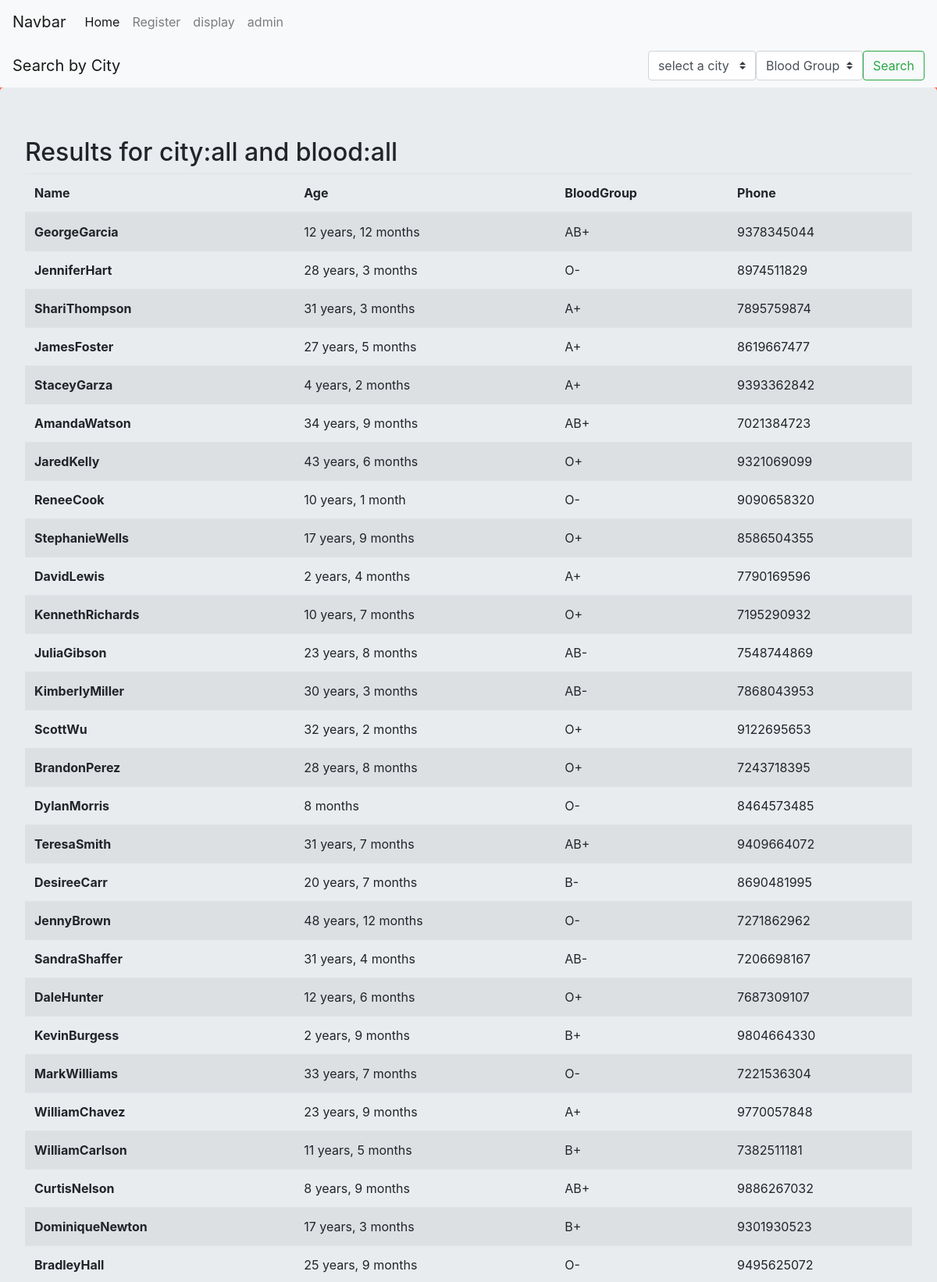
The app's page /display/ (upper part) with its own data.
### Binfo/models.py (models this page shows)
class Blood(models.Model):
    First_Name=models.CharField(max_length=30)
    Last_Name=models.CharField(max_length=30)
    DOB=models.DateField()
    BloodGroup=models.CharField(max_length=5)
    Phone=models.CharField(max_length=10)
    City=models.CharField(max_length=30)

### Binfo/views.py (the view, shortened to what this page needs)
# urls.py: path('display/',views.display),
def display(request):
    c=Blood.objects.all()
    data=[]
    for i in c:
        data.append(i.City)
    data=set(data)
    data=list(data)
    city='city:all'
    bg='blood:all'
    return render(request,'display.html',context={'data':data,'c':c,'city':city,'bgg':bg})

### templates/display.html (shortened to what this page needs)
<!DOCTYPE html>
{% extends 'base.html'%}
{% block body_block %}
<nav class="navbar navbar-light bg-light">
  <a class="navbar-brand">Search by City</a>
  <form class="form-inline" method='post'>
    <select class="custom-select" name='req'>
      <option value='Null'>select a city</option>
    </select>
      <select class="custom-select" name='reqbg'>
        <option value='Null'>Blood Group</option>
      </select>
<button class="btn btn-outline-success my-2 my-sm-0" type="submit">Search</button>
</form>
</nav><div class='jumbotron'>
  <h2>Results for {{city}} and {{bgg}}</h1>
<table class="table table-striped">
  <thead>
    <tr>
      <th scope="col">Name</th>
      <th scope="col">Age</th>
      <th scope="col">BloodGroup</th>
      <th scope="col">Phone</th>
    </tr>
  </thead>
  <tbody>
{% for r in c %}
    <tr>
      <th scope="row">{{r.First_Name}}{{r.Last_Name}}</th>
      <td>{{r.DOB|timesince}}</td>
      <td>{{r.BloodGroup}}</td>
      <td>{{r.Phone}}</td>
    </tr>
{% endfor %}
</tbody>
</table></div>
{%endblock%}

### templates/base.html (shortened to what this page needs)
<!DOCTYPE html>
<html lang="en" dir="ltr">
{% load static %}
  <head>
    <link rel="stylesheet" href="https://stackpath.bootstrapcdn.com/bootstrap/4.4.1/css/bootstrap.min.css">
<link rel="stylesheet" href="{% static "Binfo/test.css"%}">
  </head>
  <body leftmargin=50 style="background-color:Tomato;">
    <nav class="navbar navbar-expand-lg navbar-light bg-light" style="background-color:Tomato;">
  <a class="navbar-brand" href="#">Navbar</a>
  <div class="collapse navbar-collapse" id="navbarNavDropdown">
    <ul class="navbar-nav">
      <li class="nav-item active">
        <a class="nav-link" href="/">Home <span class="sr-only">(current)</span></a>
      </li>
      <li class="nav-item">
        <a class="nav-link" href="/reg">Register</a>
      </li>
      <li class="nav-item">
        <a class="nav-link" href="/display">display</a>
      </li>
      <li class="nav-item">
        <a class="nav-link" href="/admin">admin</a>
      </li>
    </ul>
  </div>
</nav>
{% block body_block %}{% endblock %}
  </body>
</html>

### records on screen
Blood: First_Name "George", Last_Name "Garcia", DOB "12 years, 12 months", BloodGroup "AB+", Phone "9378345044"
Blood: First_Name "Jennifer", Last_Name "Hart", DOB "28 years, 3 months", BloodGroup "O-", Phone "8974511829"
Blood: First_Name "Shari", Last_Name "Thompson", DOB "31 years, 3 months", BloodGroup "A+", Phone "7895759874"
Blood: First_Name "James", Last_Name "Foster", DOB "27 years, 5 months", BloodGroup "A+", Phone "8619667477"
Blood: First_Name "Stacey", Last_Name "Garza", DOB "4 years, 2 months", BloodGroup "A+", Phone "9393362842"
Blood: First_Name "Amanda", Last_Name "Watson", DOB "34 years, 9 months", BloodGroup "AB+", Phone "7021384723"
Blood: First_Name "Jared", Last_Name "Kelly", DOB "43 years, 6 months", BloodGroup "O+", Phone "9321069099"
Blood: First_Name "Renee", Last_Name "Cook", DOB "10 years, 1 month", BloodGroup "O-", Phone "9090658320"
Blood: First_Name "Stephanie", Last_Name "Wells", DOB "17 years, 9 months", BloodGroup "O+", Phone "8586504355"
Blood: First_Name "David", Last_Name "Lewis", DOB "2 years, 4 months", BloodGroup "A+", Phone "7790169596"
Blood: First_Name "Kenneth", Last_Name "Richards", DOB "10 years, 7 months", BloodGroup "O+", Phone "7195290932"
Blood: First_Name "Julia", Last_Name "Gibson", DOB "23 years, 8 months", BloodGroup "AB-", Phone "7548744869"
Blood: First_Name "Kimberly", Last_Name "Miller", DOB "30 years, 3 months", BloodGroup "AB-", Phone "7868043953"
Blood: First_Name "Scott", Last_Name "Wu", DOB "32 years, 2 months", BloodGroup "O+", Phone "9122695653"
Blood: First_Name "Brandon", Last_Name "Perez", DOB "28 years, 8 months", BloodGroup "O+", Phone "7243718395"
Blood: First_Name "Dylan", Last_Name "Morris", DOB "8 months", BloodGroup "O-", Phone "8464573485"
Blood: First_Name "Teresa", Last_Name "Smith", DOB "31 years, 7 months", BloodGroup "AB+", Phone "9409664072"
Blood: First_Name "Desiree", Last_Name "Carr", DOB "20 years, 7 months", BloodGroup "B-", Phone "8690481995"
Blood: First_Name "Jenny", Last_Name "Brown", DOB "48 years, 12 months", BloodGroup "O-", Phone "7271862962"
Blood: First_Name "Sandra", Last_Name "Shaffer", DOB "31 years, 4 months", BloodGroup "AB-", Phone "7206698167"
Blood: First_Name "Dale", Last_Name "Hunter", DOB "12 years, 6 months", BloodGroup "O+", Phone "7687309107"
Blood: First_Name "Kevin", Last_Name "Burgess", DOB "2 years, 9 months", BloodGroup "B+", Phone "9804664330"
Blood: First_Name "Mark", Last_Name "Williams", DOB "33 years, 7 months", BloodGroup "O-", Phone "7221536304"
Blood: First_Name "William", Last_Name "Chavez", DOB "23 years, 9 months", BloodGroup "A+", Phone "9770057848"
Blood: First_Name "William", Last_Name "Carlson", DOB "11 years, 5 months", BloodGroup "B+", Phone "7382511181"
Blood: First_Name "Curtis", Last_Name "Nelson", DOB "8 years, 9 months", BloodGroup "AB+", Phone "9886267032"
Blood: First_Name "Dominique", Last_Name "Newton", DOB "17 years, 3 months", BloodGroup "B+", Phone "9301930523"
Blood: First_Name "Bradley", Last_Name "Hall", DOB "25 years, 9 months", BloodGroup "O-", Phone "9495625072"

### other values on screen
{{ city }} "city:all"
{{ bgg }} "blood:all"
